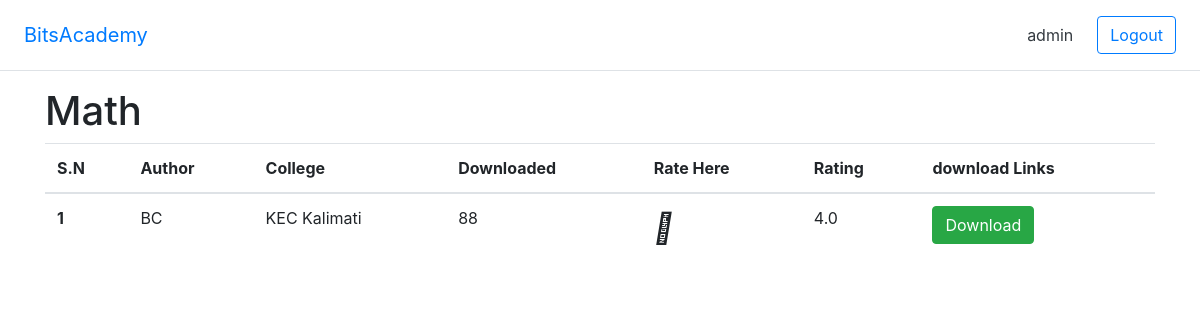
Screenshot of /note/1/list (signed in) with the database file from the repository.
### course/models.py (models this page shows, shortened)
class Note(models.Model):
    subject = models.ForeignKey(Subject, on_delete=models.PROTECT)
    author = models.CharField(max_length=200)
    college = models.CharField(max_length=200, null=True, blank=True)
    note_upload = models.FileField(upload_to='Note/')
    download = models.PositiveIntegerField(default=0)
    created = models.DateTimeField(auto_now_add=True)
    updated = models.DateTimeField(auto_now=True)
    created_by = models.ForeignKey(User, null=True, blank=True, related_name='note_creaded_by', on_delete=models.SET(0))
    updated_by = models.ForeignKey(User, null=True, blank=True, related_name='note_updated_by', on_delete=models.SET(0))
    @property
    def avg_rating(self):
        return round(self.rating_set.aggregate(Avg('count'))['count__avg'], 1)
    def __str__(self):
        return 'Subject: {} Author: {}'.format(self.subject.name, self.author)

### course/views.py (the view)
# urls.py: path('note/<int:pk>/list', NotelistView.as_view(), name="note-list"),
class NotelistView(DetailView):
    model = Subject
    template_name = 'note_list.html'
    extra_context = {'subject_name': 'Math'}
    pk_url_kwarg = 'pk'
    def get_context_data(self, **kwargs):
        context = super().get_context_data()
        context['notes'] = self.get_object().note_set.all()
        print(context['notes'])
        return context

### course/templates/note_list.html (shortened to what this page needs)
{% extends 'base.html' %}
{% block container %}
<link rel="stylesheet" href="https://maxcdn.bootstrapcdn.com/font-awesome/4.4.0/css/font-awesome.min.css">
<h1> {{ subject_name }}</h1>
{% if notes %}
        <table class="table table-hover">
                      <thead>
                        <tr>
                          <th scope="col">S.N</th>
                          <th scope="col">Author</th>
                          <th scope="col">College</th>
                          <th scope="col"> Downloaded </th>
                          <th scope="col"> Rate Here </th>
                          <th scope="col"> Rating </th>
                          <th scope="col"> download Links </th>
                        </tr>
                      </thead>
                      <tbody>
                        {% for note in notes %}
                        <tr>
                          <th scope="row">{{ forloop.counter }}</th>
                          <td>{{ note.author }}</td>
                          <td>{{ note.college }}</td>
                          <td class="download-{{ note.pk }}">{{ note.download }}</td>
                          <td class="">
                            <div class="icon-wrapper">
                              <span class="icon"><i class="fal fa-thumbs-up" obj_pk="{{ note.pk }}"></i>
                              </span>
                            </div>
                          </td>
                          <td class="rating-{{ note.pk }}"> {{ note.avg_rating }}</td>
                          <td><a href="{{note.note_upload.url}}" download><button type="button" class="btn btn-success" obj_pk="{{ note.pk }}">Download</button></a></td>
                        </tr>
                        {% endfor %}
                      </tbody>
                    </table>
                    {% endif %}
{% endblock container %}

### course/templates/navbar.html (shortened to what this page needs)
<div class="d-flex flex-column flex-md-row align-items-center p-3 px-md-4 mb-3 bg-white border-bottom box-shadow">
      <h5 class="my-0 mr-md-auto font-weight-normal"><a href="{% url 'home' %}">BitsAcademy</a></h5>
      <nav class="my-2 my-md-0 mr-md-3">
        {% if request.user.is_authenticated %}
        <a class="p-2 text-dark" href="#">{{ request.user }}</a>
        {% endif %}
      </nav>
      {% if request.user.is_authenticated %}
      <a class="btn btn-outline-primary" href="{% url 'logout' %}">Logout</a>
      {% else %}
      <a class="btn btn-outline-primary" href="{% url 'signup' %}">Sign up</a>
      &nbsp;&nbsp;
      <a class="btn btn-outline-primary" href="{% url 'login' %}">login</a>
      {% endif %}
</div>

### course/templates/note_list.html (style rules this page uses)
.icon-wrapper, .icon-wrapper-2 { font-size: 30px; text-align: center; position: relative; cursor: pointer; display: inline-block; }

### rows the page displays
Note: author "BC", college "KEC Kalimati", download "88", avg_rating "4.0"

### other values shown
{{ request.user }} "admin"
{{ subject_name }} "Math"
